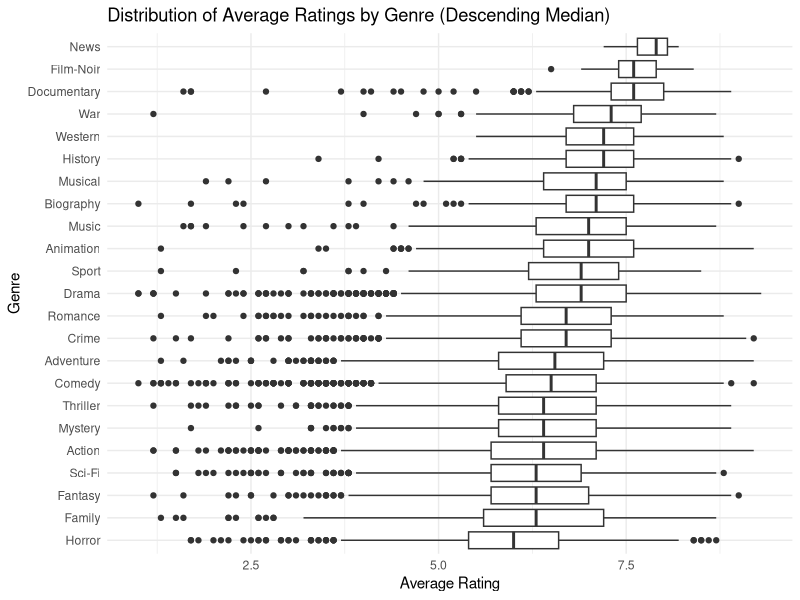

Here is the R script that generated this plot:
## ---- chunk 1
# initial packages install
packages <- c("ggplot2", "dplyr", "readxl", "tidyr", "forcats")
# only install packages I haven't installed
missing <- packages[!(packages %in% installed.packages()[,"Package"])]
if (length(missing) > 0) install.packages(missing)

invisible(lapply(packages, library, character.only = TRUE))

## ---- chunk 2
    # Data of pull: 12/8/25
    IMDBmovieData <- read_excel("MovieDataSTA300.xlsx")

    IMDBmovieData <- IMDBmovieData %>%
  mutate(genres = as.character(basics.genres)) %>%
  mutate(across(where(is.character), ~ na_if(., "\\N"))) %>% filter(titleType == "tvMovie" | titleType == "movie", isAdult != 1) %>% select(-basics.genres, -isAdult)

# Split 'genres' into multiple rows (one genre per row)
IMDB_long <- IMDBmovieData %>%
  separate_rows(genres, sep = ",") %>%
  mutate(genres = trimws(genres))# remove extra spaces

## ---- chunk 3
IMDB_long %>%
  # remove rows with NA in rating or genre
  filter(!is.na(averageRating) & !is.na(genres)) %>%
  # reorder genres by descending median rating
  mutate(genres = fct_reorder(genres, -averageRating, .fun = median, .desc = TRUE)) %>%
  ggplot(aes(x = genres, y = averageRating)) +
  geom_boxplot() +
  coord_flip() +
  theme_minimal() +
  labs(
    title = "Distribution of Average Ratings by Genre (Descending Median)",
    x = "Genre",
    y = "Average Rating"
  )
